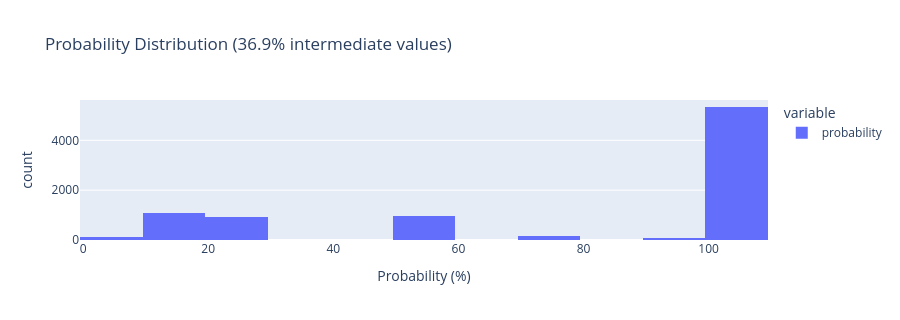

The notebook cell this image was saved under:
### Markdown cell above
## 8. Probability Distribution

### Code cell
prob = df['probability'].dropna()
n    = len(prob)

cnt_0    = (prob == 0).sum()
cnt_100  = (prob == 100).sum()
cnt_mid  = ((prob > 0) & (prob < 100)).sum()

print(f'n                  : {n:,}')
print(f'== 0               : {cnt_0:,}  ({100*cnt_0/n:.1f}%)')
print(f'== 100             : {cnt_100:,}  ({100*cnt_100/n:.1f}%)')
print(f'intermediate (1-99): {cnt_mid:,}  ({100*cnt_mid/n:.1f}%)')
print()
print(prob.describe().round(1))

fig = px.histogram(prob, nbins=20,
                   title='Probability Distribution (36.9% intermediate values)',
                   labels={'value': 'Probability (%)'},
                   height=320)
fig.show()

### Figure 1 — Plotly figure (JSON) as saved in the notebook; plotly's stock layout.template omitted (floating-point values rounded to 4 significant figures; data arrays with more than 128 entries replaced by an {"elided": "..."} marker saying what was removed)
{"data": [{"bingroup": "x", "hovertemplate": "variable=probability<br>Probability (%)=%{x}<br>count=%{y}<extra></extra>", "legendgroup": "probability", "marker": {"color": "#636efa", "pattern": {"shape": ""}}, "name": "probability", "nbinsx": 20, "orientation": "v", "showlegend": true, "type": "histogram", "x": {"elided": "8680 float values"}, "xaxis": "x", "yaxis": "y"}], "layout": {"barmode": "relative", "height": 320, "legend": {"title": {"text": "variable"}, "tracegroupgap": 0}, "title": {"text": "Probability Distribution (36.9% intermediate values)"}, "xaxis": {"anchor": "y", "domain": [0, 1], "title": {"text": "Probability (%)"}}, "yaxis": {"anchor": "x", "domain": [0, 1], "title": {"text": "count"}}}}
